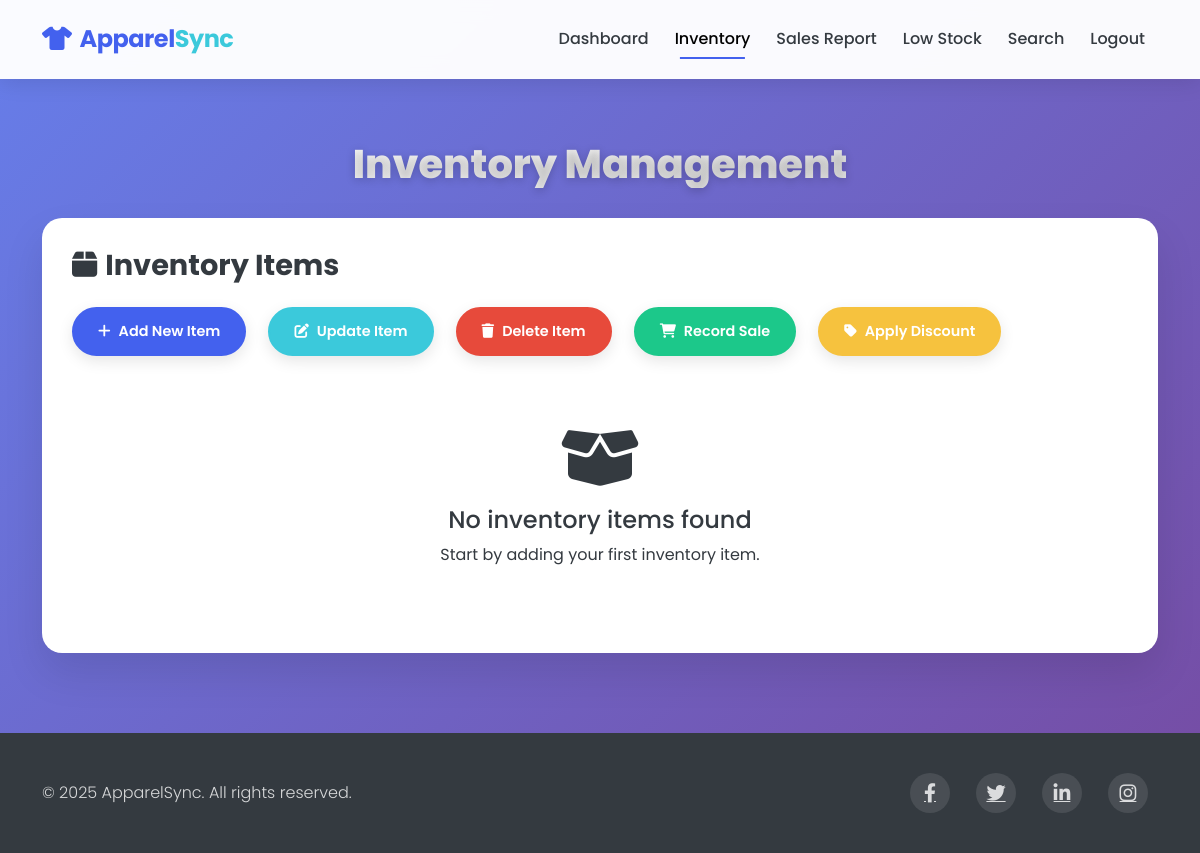
/dashboard/view_inventory (signed in), run on an earlier commit of the app's database.
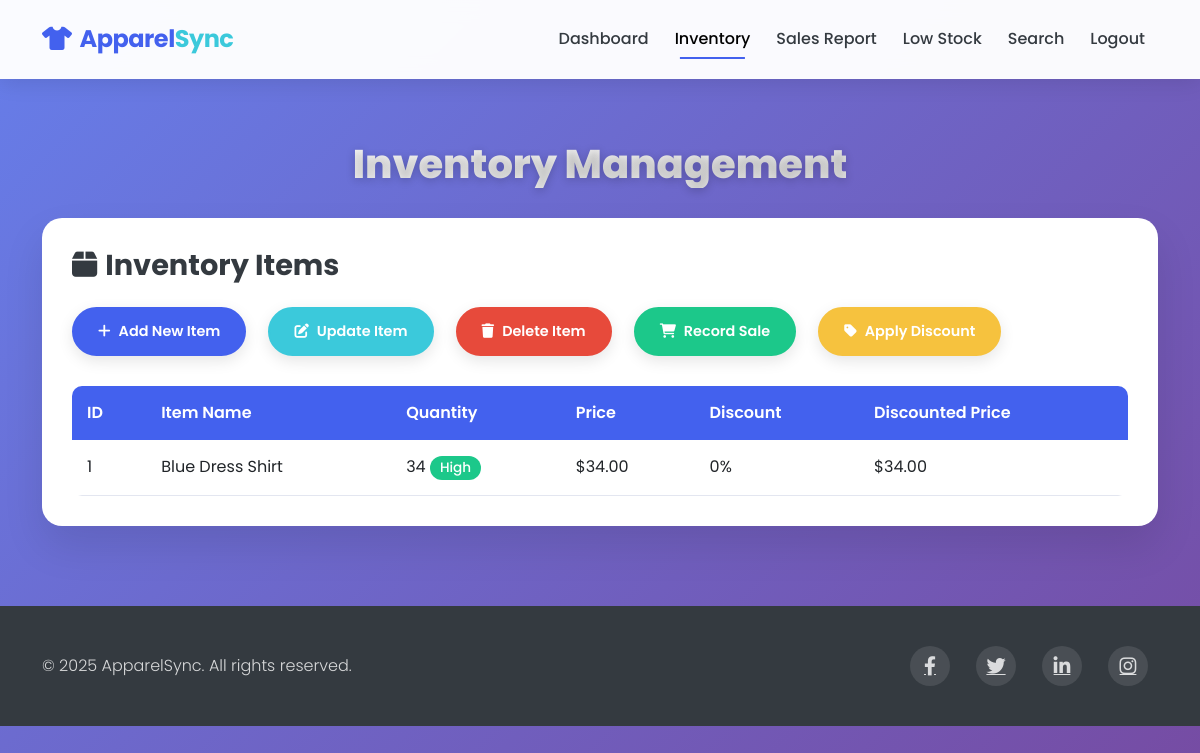
And on a later commit of the database.
### models.py (models this page shows)
class InventoryItem(db.Model):
    id = db.Column(db.Integer, primary_key=True)
    item_name = db.Column(db.String(100), nullable=False)
    quantity = db.Column(db.Integer, nullable=False)
    price = db.Column(db.Float, nullable=False)
    discount = db.Column(db.Float, default=0.0)
    sales = db.relationship('Sale', backref='item', lazy=True)
    low_stock_alerts = db.relationship('LowStock', backref='item', lazy=True)

### routes.py (the view)
@app.route('/dashboard/view_inventory', methods=['GET'])
@login_required
def view_inventory():
    inventory = InventoryItem.query.all()
    return render_template('view_inventory.html', inventory=inventory)

### app.py (called while the page is built)
@login_manager.user_loader
def load_user(user_id):
    return User.query.get(int(user_id))

### templates/view_inventory.html (shortened to what this page needs)
<!DOCTYPE html>
<html lang="en">
<head>
    <link href="https://cdn.jsdelivr.net/npm/bootstrap@5.3.0-alpha1/dist/css/bootstrap.min.css" rel="stylesheet">
    <link rel="stylesheet" href="https://cdnjs.cloudflare.com/ajax/libs/font-awesome/6.0.0/css/all.min.css">
</head>
<body>
    <nav class="navbar navbar-expand-lg navbar-light py-3 fixed-top">
        <div class="container">
            <a class="navbar-brand" href="{{ url_for('home') }}"><i class="fas fa-tshirt me-2"></i>Apparel<span>Sync</span></a>
            <div class="collapse navbar-collapse" id="navbarNav">
                <ul class="navbar-nav ms-auto">
                    <li class="nav-item">
                        <a class="nav-link" href="{{ url_for('dashboard') }}">Dashboard</a>
                    </li>
                    <li class="nav-item">
                        <a class="nav-link active" href="{{ url_for('view_inventory') }}">Inventory</a>
                    </li>
                    <li class="nav-item">
                        <a class="nav-link" href="{{ url_for('sales_report') }}">Sales Report</a>
                    </li>
                    <li class="nav-item">
                        <a class="nav-link" href="{{ url_for('low_stock') }}">Low Stock</a>
                    </li>
                    <li class="nav-item">
                        <a class="nav-link" href="{{ url_for('search') }}">Search</a>
                    </li>
                    <li class="nav-item">
                        <a class="nav-link" href="{{ url_for('logout') }}">Logout</a>
                    </li>
                </ul>
            </div>
        </div>
    </nav>
    <section class="content-section">
        <div class="container">
            <h1 class="page-title">Inventory Management</h1>
            <div class="inventory-card">
                <div class="mb-4">
                    <h3 class="mb-4"><i class="fas fa-box me-2"></i>Inventory Items</h3>
                    <div class="action-buttons">
                        <a href="{{ url_for('add_item') }}" class="btn btn-add btn-action">
                            <i class="fas fa-plus me-2"></i>Add New Item
                        </a>
                        <a href="{{ url_for('update_item_record') }}" class="btn btn-edit btn-action">
                            <i class="fas fa-edit me-2"></i>Update Item
                        </a>
                        <a href="{{ url_for('delete_item') }}" class="btn btn-delete btn-action">
                            <i class="fas fa-trash me-2"></i>Delete Item
                        </a>
                        <a href="{{ url_for('add_sales') }}" class="btn btn-sale btn-action">
                            <i class="fas fa-shopping-cart me-2"></i>Record Sale
                        </a>
                        <a href="{{ url_for('apply_discount') }}" class="btn btn-discount btn-action">
                            <i class="fas fa-tag me-2"></i>Apply Discount
                        </a>
                    </div>
                </div>
                <div class="table-responsive">
                    {% if inventory %}
                        <table class="inventory-table">
                            <thead>
                                <tr>
                                    <th>ID</th>
                                    <th>Item Name</th>
                                    <th>Quantity</th>
                                    <th>Price</th>
                                    <th>Discount</th>
                                    <th>Discounted Price</th>
                                </tr>
                            </thead>
                            <tbody>
                                {% for item in inventory %}
                                <tr>
                                    <td>{{ item.id }}</td>
                                    <td>{{ item.item_name }}</td>
                                    <td>
                                        {{ item.quantity }}
                                        {% if item.quantity > 20 %}
                                            <span class="badge badge-stock badge-high">High</span>
                                        {% elif item.quantity > 10 %}
                                            <span class="badge badge-stock badge-medium">Medium</span>
                                        {% else %}
                                            <span class="badge badge-stock badge-low">Low</span>
                                        {% endif %}
                                    </td>
                                    <td>${{ "%.2f"|format(item.price) }}</td>
                                    <td>{{ "%.0f"|format(item.discount) }}%</td>
                                    <td>
                                        {% if item.discount > 0 %}
                                            <span class="price-discounted">${{ "%.2f"|format(item.price - (item.price * item.discount / 100)) }}</span>
                                            <div><small class="original-price">${{ "%.2f"|format(item.price) }}</small></div>
                                        {% else %}
                                            ${{ "%.2f"|format(item.price) }}
                                        {% endif %}
                                    </td>
                                </tr>
                                {% endfor %}
                            </tbody>
                        </table>
                    {% else %}
                        <div class="no-items">
                            <i class="fas fa-box-open fa-4x mb-3"></i>
                            <h4>No inventory items found</h4>
                            <p>Start by adding your first inventory item.</p>
                        </div>
                    {% endif %}
                </div>
            </div>
        </div>
    </section>
    <footer>
        <div class="container">
            <div class="row align-items-center">
                <div class="col-md-6">
                    <p class="copyright mb-0">&copy; 2025 ApparelSync. All rights reserved.</p>
                </div>
                <div class="col-md-6">
                    <div class="social-icons">
                        <a href="#" class="me-3"><i class="fab fa-facebook-f"></i></a>
                        <a href="#" class="me-3"><i class="fab fa-twitter"></i></a>
                        <a href="#" class="me-3"><i class="fab fa-linkedin-in"></i></a>
                        <a href="#"><i class="fab fa-instagram"></i></a>
                    </div>
                </div>
            </div>
        </div>
    </footer>
</body>
</html>

### templates/view_inventory.html (style rules this page uses)
:root { --primary-color: #4361ee; --secondary-color: #f8f9fc; --accent-color: #3bc9db; --dark-color: #343a40; --light-color: #f8f9fc; --gradient-start: #667eea; --gradient-end: #764ba2; }
body { background: linear-gradient(135deg, var(--gradient-start) 0%, var(--gradient-end) 100%); min-height: 100vh; font-family: 'Poppins', sans-serif; }
.navbar { background-color: rgba(255, 255, 255, 0.97); backdrop-filter: blur(10px); box-shadow: 0 4px 20px rgba(0, 0, 0, 0.1); padding: 15px 0; border-bottom: 1px solid rgba(255, 255, 255, 0.1); }
.navbar-brand { font-weight: 700; color: var(--primary-color); font-size: 1.5rem; letter-spacing: -0.5px; }
.navbar-brand span { color: var(--accent-color); }
.nav-link { font-weight: 500; color: var(--dark-color); position: relative; padding: 8px 15px; margin: 0 5px; transition: all 0.3s ease; }
.nav-link::after { content: ''; position: absolute; width: 0; height: 2px; background: var(--primary-color); bottom: 0; left: 50%; transform: translateX(-50%); transition: width 0.3s ease; }
.nav-link.active::after { width: 70%; }
.content-section { padding: 140px 0 80px; }
.page-title { color: white; font-weight: 800; text-shadow: 0 2px 10px rgba(0, 0, 0, 0.2); margin-bottom: 30px; text-align: center; font-size: 2.5rem; background: linear-gradient(to right, #ffffff, #e0e0e0); -webkit-background-clip: text; background-clip: text; color: transparent; }
.inventory-card { background-color: white; border-radius: 20px; padding: 30px; box-shadow: 0 20px 40px rgba(0, 0, 0, 0.1); border: none; }
.inventory-card h3 { font-weight: 700; color: var(--dark-color); margin-bottom: 20px; font-size: 1.8rem; }
.inventory-table { width: 100%; }
.inventory-table th { background-color: var(--primary-color); color: white; padding: 15px; font-weight: 600; }
.inventory-table td { padding: 15px; vertical-align: middle; }
.inventory-table tbody tr { border-bottom: 1px solid #e3e6f0; transition: all 0.3s ease; }
.badge-stock { font-size: 0.85rem; padding: 5px 10px; border-radius: 30px; font-weight: 500; }
.badge-high { background-color: #1cc88a; color: white; }
.btn-action { padding: 12px 24px; border-radius: 30px; font-size: 0.9rem; font-weight: 600; margin-right: 10px; transition: all 0.3s ease; box-shadow: 0 5px 15px rgba(0, 0, 0, 0.1); position: relative; overflow: hidden; }
.btn-action::before { content: ''; position: absolute; top: 0; left: -100%; width: 100%; height: 100%; background: rgba(255, 255, 255, 0.2); transition: all 0.4s ease; }
.btn-add { background-color: var(--primary-color); color: white; border: 2px solid var(--primary-color); }
.btn-edit { background-color: var(--accent-color); color: white; border: 2px solid var(--accent-color); }
.btn-delete { background-color: #e74a3b; color: white; border: 2px solid #e74a3b; }
.btn-sale { background-color: #1cc88a; color: white; border: 2px solid #1cc88a; }
.btn-discount { background-color: #f6c23e; color: white; border: 2px solid #f6c23e; }
.table-responsive { overflow-x: auto; border-radius: 10px; }
footer { background-color: #343a40; color: white; padding: 40px 0; }
footer a { color: rgba(255, 255, 255, 0.8); transition: color 0.3s ease; margin: 0 10px; font-size: 1.2rem; }
.copyright { opacity: 0.8; font-weight: 300; }
.social-icons { display: flex; justify-content: flex-end; }
.social-icons a { display: flex; align-items: center; justify-content: center; width: 40px; height: 40px; border-radius: 50%; background: rgba(255, 255, 255, 0.1); transition: all 0.3s ease; }
.action-buttons { display: flex; flex-wrap: wrap; gap: 12px; margin-bottom: 30px; }

What changed in the data, as far as the page shows it:
added InventoryItem: id "1", item_name "Blue Dress Shirt", quantity "34", shows "High", price "34.00", discount "0"
Also different on the page:
text no longer shown: "No inventory items found Start by adding your first inventory item."
text now shown: "ID Item Name Quantity Price Discount Discounted Price"
